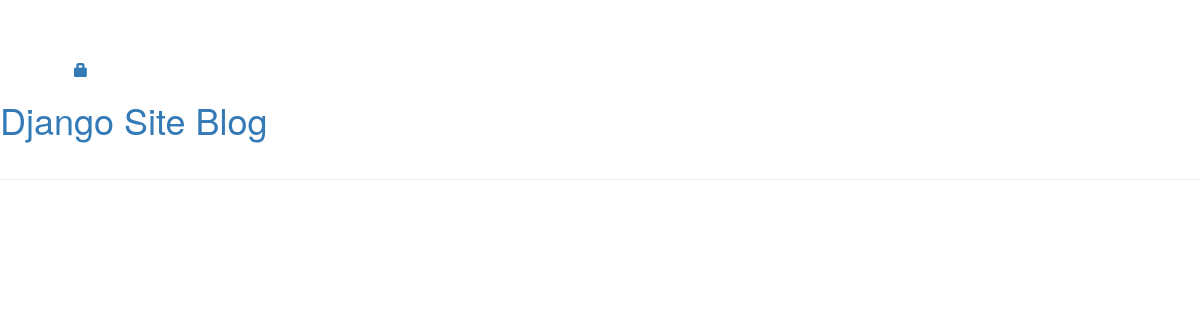
Before: / with the older database file.
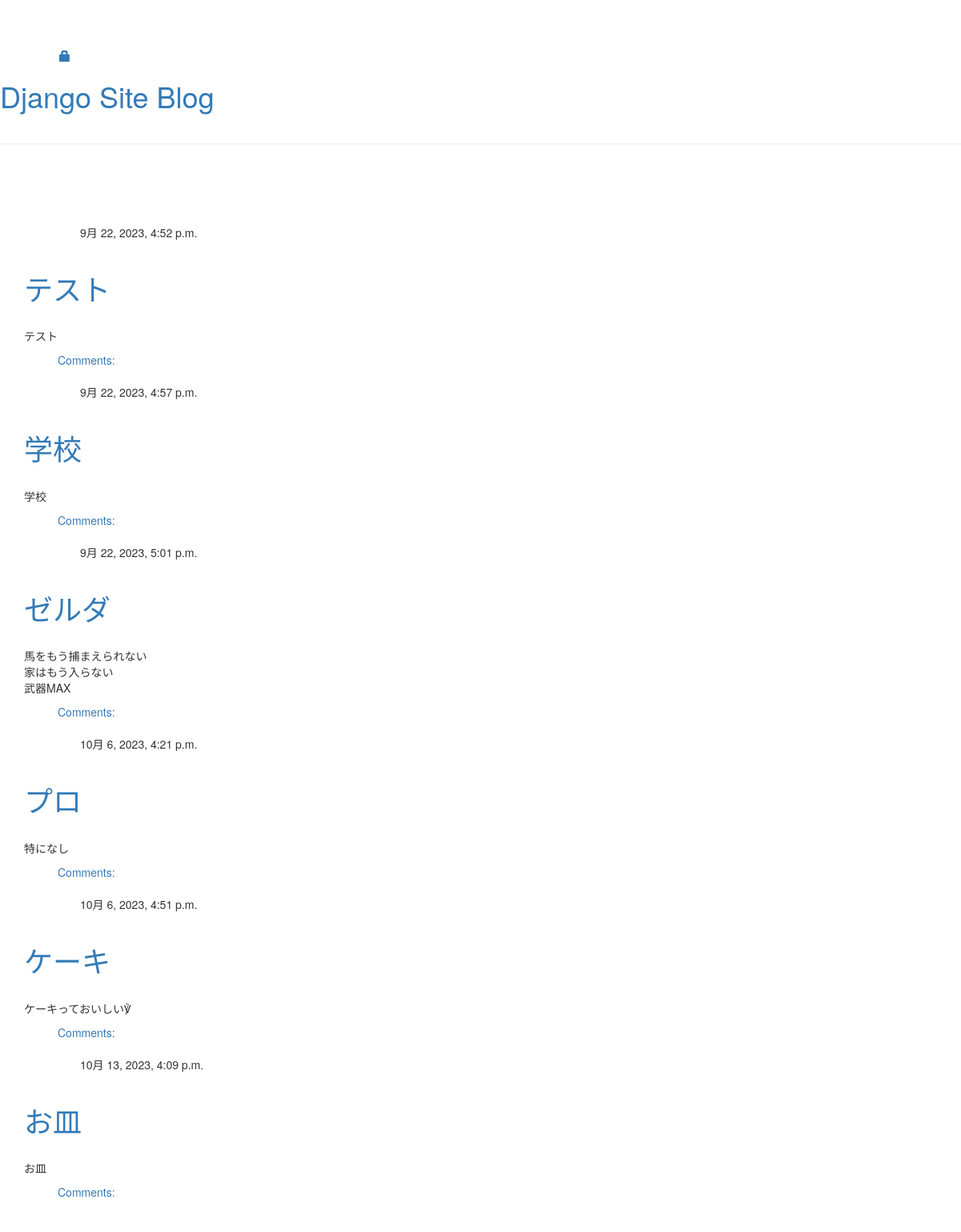
After: the same page with the newer database file.
### blog/models.py (models this page shows, shortened)
class Post(models.Model):
      author = models.ForeignKey(settings.AUTH_USER_MODEL, on_delete=models.CASCADE)
      title = models.CharField(max_length=200)
      text = models.TextField()
      created_date = models.DateTimeField(default=timezone.now)
      published_date = models.DateTimeField(blank=True, null=True)

### blog/views.py (the view)
# urls.py: path('', views.post_list, name='post_list'),
def post_list(request):
    posts=Post.objects.filter(published_date__lte=timezone.now()).order_by('published_date')
    return render(request, 'blog/post_list.html', {'posts': posts})

### blog/templates/blog/post_list.html
{% extends 'blog/base.html' %}
{% block content %}
　{% for post in posts %}
　　<div class="post">
　　　<div class="date">
　　　　　{{ post.published_date }}
　　　</div>
　　　<h1><a href="{% url 'post_detail' pk=post.pk %}">{{ post.title }}</a></h1>
　　　<p>{{ post.text|linebreaksbr }}</p>
　　　<a href="{% url 'post_detail' pk=post.pk %}">Comments: {{ post.approved_comments.count }}</a>
　{% endfor %}
{% endblock content %}

Changed rows visible on the page:
now on this page (row edited): Post: published_date "9月 22, 2023, 4:52 p.m.", title "テスト", text "テスト"
added Post: published_date "9月 22, 2023, 4:57 p.m.", title "学校", text "学校"
added Post: published_date "9月 22, 2023, 5:01 p.m.", title "ゼルダ", text "馬をもう捕まえられない 家はもう入らない 武器MAX"
added Post: published_date "10月 6, 2023, 4:21 p.m.", title "プロ", text "特になし"
added Post: published_date "10月 6, 2023, 4:51 p.m.", title "ケーキ", text "ケーキっておいしい℣"
now on this page (row edited): Post: published_date "10月 13, 2023, 4:09 p.m.", title "お皿", text "お皿"
